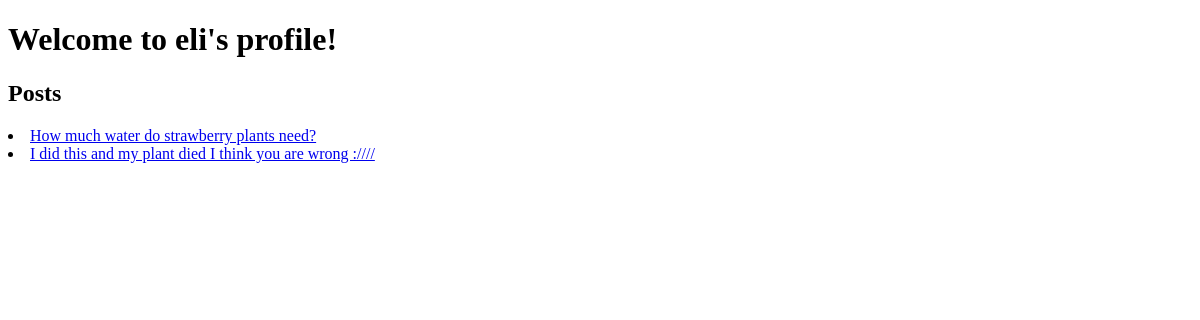
Before: /user/eli/ with the older database file.
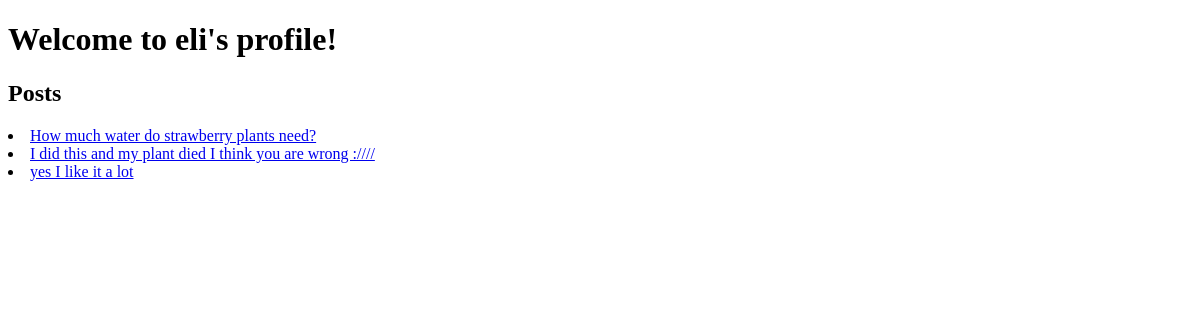
After: the same page with the newer database file.
### plants/models.py (models this page shows, shortened)
class Post(models.Model):
	post_content = models.CharField(max_length=1000) # in case there is a lot of explaining to do :)
	post_plant = models.ForeignKey(Plant, on_delete=models.CASCADE, null=True, blank=True, default=None) # when the plant is deleted (shouldn't happen), remove posts
	author = models.ForeignKey(User, on_delete=models.CASCADE) # had to add null possibility?
	pub_date = models.DateTimeField('date published')
	post_parent = models.ForeignKey('self', on_delete=models.CASCADE, null=True, blank=True, default=None) # post deletes if the parent post deletes
	helpful = models.IntegerField(default=0) # for people who think the most is helpful (basically a 'like')
	also_questioning = models.IntegerField(default=0) # a 'like' to indicate that other people have the same issue

### plants/views.py (the view)
# urls.py: path('user/<str:username>/', views.user.as_view(), name='userinfo'),
class user(View):
	def get(self, request, username):
		template = loader.get_template('user.html')
		try:
			userInfo = User.objects.filter(username=username)[0]
		except:
			template = loader.get_template('nouser.html')
			context = {
				'username': username # not user object because it didn't exist :(
			}
			return HttpResponse(template.render(context, request))
		template = loader.get_template('user.html')
		context = {
			'posts': Post.objects.filter(author=userInfo.id).order_by('id'),
			'username': userInfo.username,
		}
		return HttpResponse(template.render(context, request))

### plants/templates/user.html (shortened to what this page needs)
<!DOCTYPE html>
<html>
	<head>
	</head>
	<body>
		<h1> Welcome to {{ username }}'s profile! </h1>
		<h2> Posts </h2>
		{% for post in posts %}
			<li><a href="/post/{{ post.id }}/">{{ post.post_content }}</a></li>
		{% endfor %}
	</body>
</html>

Changed rows visible on the page:
added Post: post_content "yes I like it a lot"
